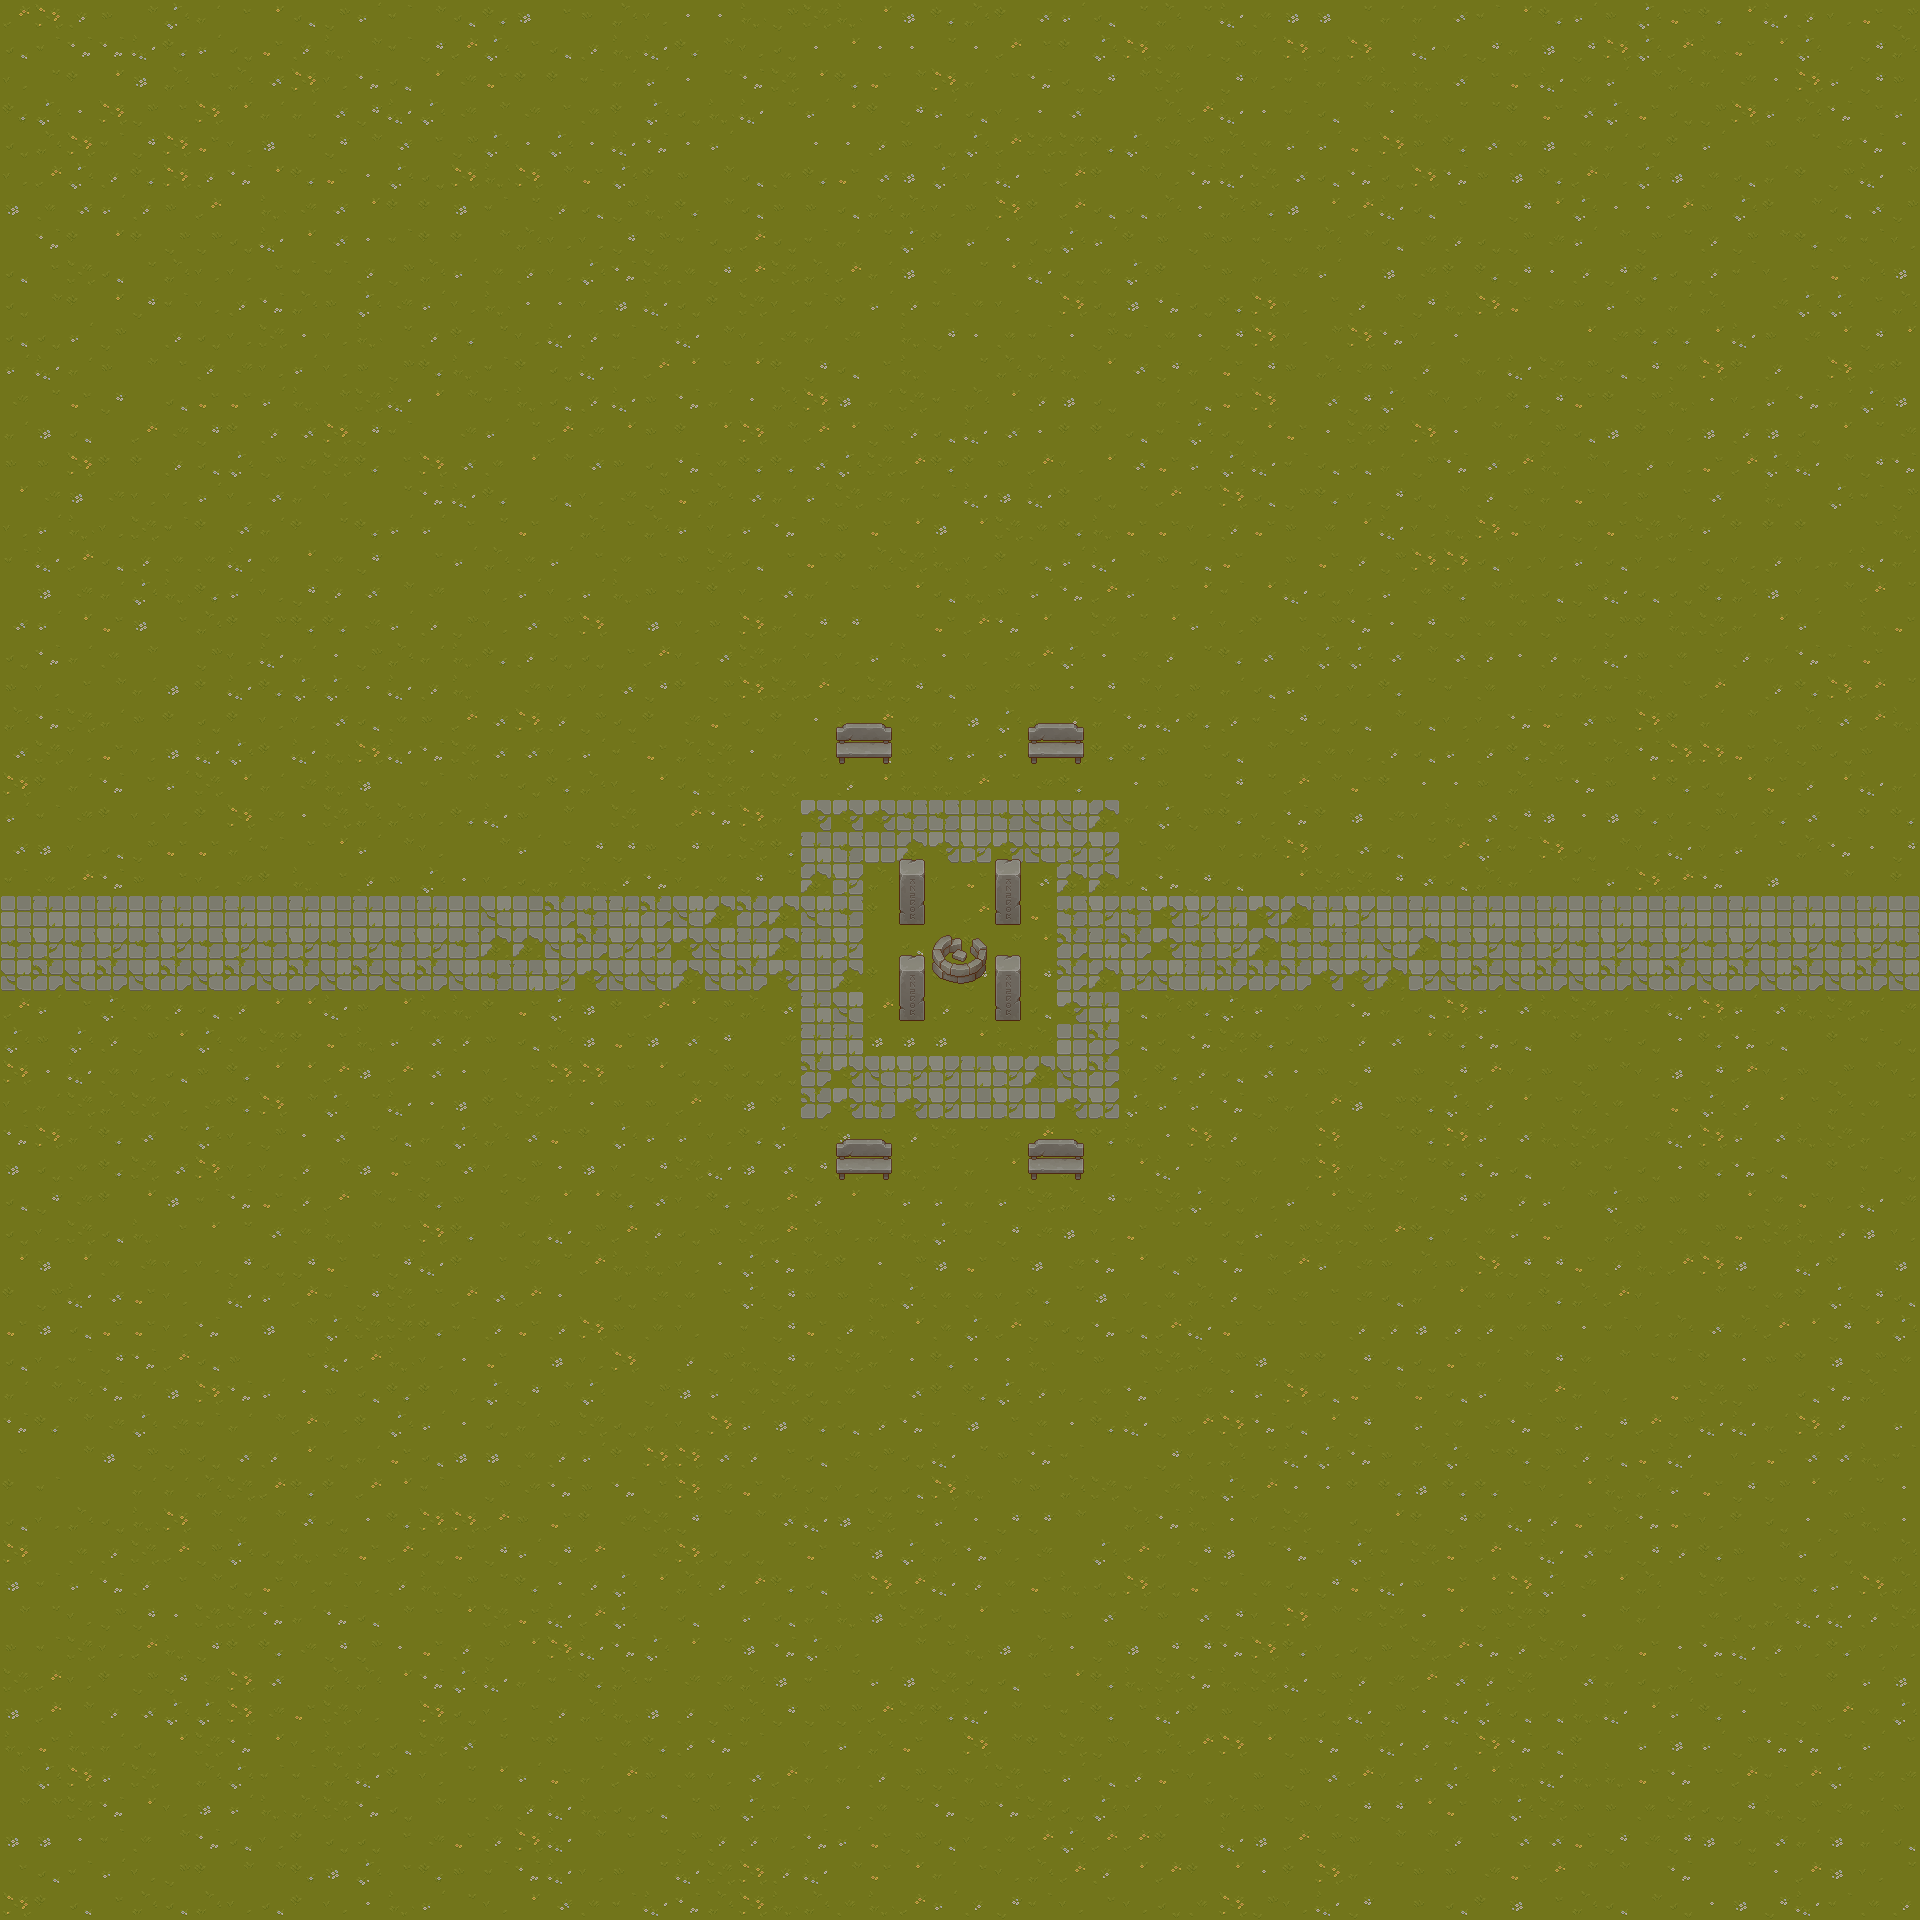

Tiled map render using the project's own tile images. Description and the map definition, with tile-layer contents summarised, below:
An orthogonal 60x60 tile map with 32x32 px tiles, 2 tile layers (ground, props), 2 tilesets and 1 object (portal).

<map version="1.10" tiledversion="1.11.2" orientation="orthogonal" renderorder="right-down" width="60" height="60" tilewidth="32" tileheight="32" infinite="0" nextlayerid="4" nextobjectid="2">
 <editorsettings>
  <export target="../maps/test2.json" format="json" />
 </editorsettings>
 <tileset firstgid="1" name="tileset-grass" tilewidth="32" tileheight="32" tilecount="64" columns="8">
  <image source="../tilesets/tileset-grass.png" width="256" height="256" />
 </tileset>
 <tileset firstgid="65" name="props" tilewidth="32" tileheight="32" tilecount="256" columns="16">
  <image source="../tilesets/props.png" width="512" height="512" />
 </tileset>
 <layer id="1" name="ground" width="60" height="60">
  <data>[3600 cells, 3600 non-empty, 40 distinct tile ids]</data>
 </layer>
 <layer id="2" name="props" width="60" height="60">
  <properties>
   <property name="collision" type="bool" value="true" />
  </properties>
  <data>[3600 cells, 34 non-empty, 13 distinct tile ids]</data>
 </layer>
 <objectgroup id="3" name="portals">
  <object id="1" name="portal" x="1888.21" y="896.153" width="31.9687" height="94.8747">
   <properties>
    <property name="target" value="FarmScene" />
   </properties>
  </object>
 </objectgroup>
</map>
